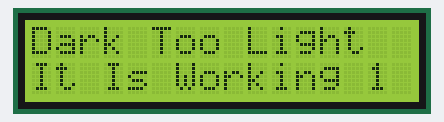
Simulated run of this sketch. Board: Arduino Uno, built with avr-gcc and run on an emulated ATmega328P. Parts: 16×2 character LCD.

Above: at 0.1 s.
At 4.9 s:
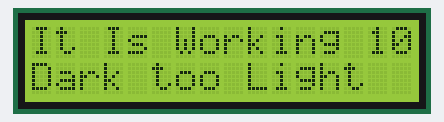
At 9.7 s:
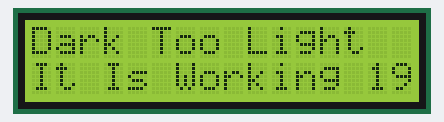
At 19.3 s:
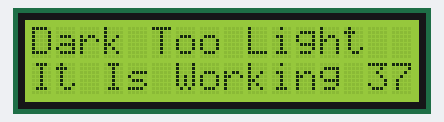
At 28.9 s:
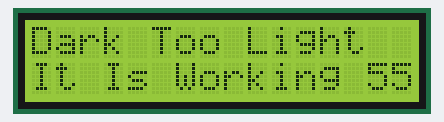
At 39.0 s:
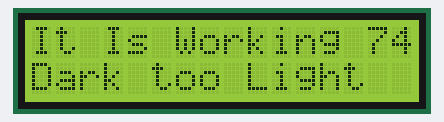

Measured:
- what the display in image 1 shows lasts 0.5 s, from 4.9 s to 5.4 s

The sketch:

lcdChostomText.ino
```cpp
#include <LiquidCrystal_I2C.h>
int n = 0 ;

LiquidCrystal_I2C lcd(0x27,16,2);

void setup(){
  lcd.init();
  lcd.backlight();
}

void loop(){
  n = n + 1 ;
  lcd.clear();
  lcd.setCursor(0,0);
  lcd.print("Dark Too Light");
  lcd.setCursor(0,1);
  lcd.print("It Is Working ");
  lcd.print(n);
  delay(500);

    n = n + 1 ;

  lcd.clear();
  lcd.setCursor(0,0);
  lcd.print("It Is Working ");
  lcd.print(n);
  lcd.setCursor(0,1);
  lcd.print("Dark too Light");
    delay(500);
}
```
